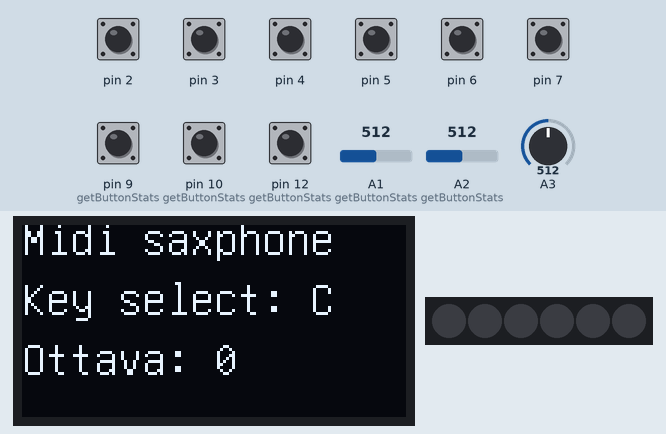
Simulated run of this sketch. Board: Arduino Uno, built with avr-gcc and run on an emulated ATmega328P. On the bench: 128×64 one-colour display, 6 RGB LEDs in strip order, left to right. The inputs (shaded band) are chosen by the test bench; at power-on: pin 2–7, pin 9 (getButtonStats), pin 10 (getButtonStats), pin 12 (getButtonStats) HIGH, A1 (getButtonStats) = 512, A2 (getButtonStats) = 512, A3 = 512. Dim RGB values are drawn brighter than linear; random numbers use the default seed unless the sketch sets one; what the sketch prints to the serial monitor is not drawn.

Above: at 1.7 s.
1.8 s: pin 2 pulled LOW for 1 s
At 1.96 s:
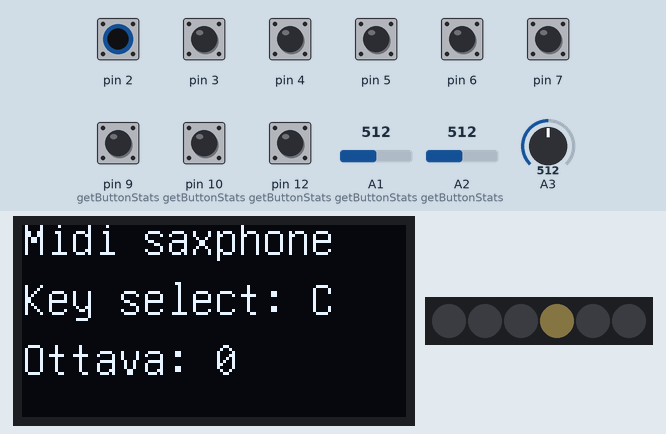
4.3 s: pin 3 pulled LOW for 1 s
At 4.45 s:
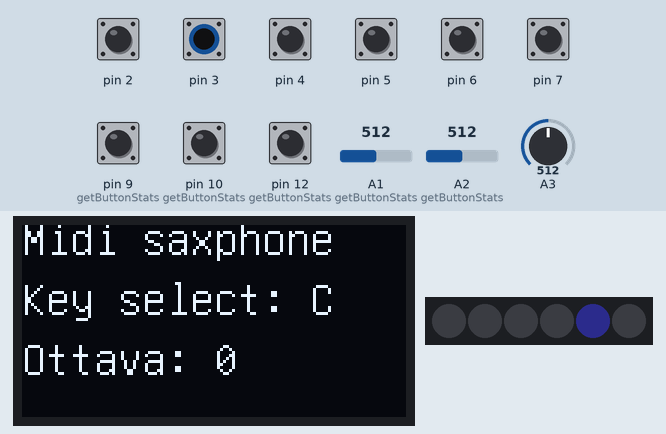
6.8 s: pin 4 pulled LOW for 0.15 s
At 6.88 s:
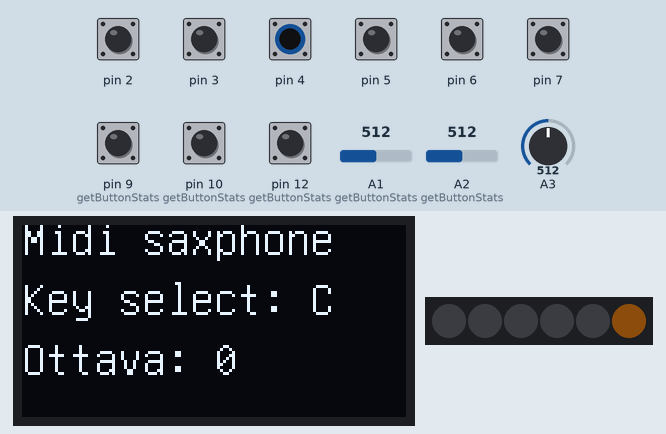
8.4 s: pin 5 pulled LOW for 1 s
At 8.55 s:
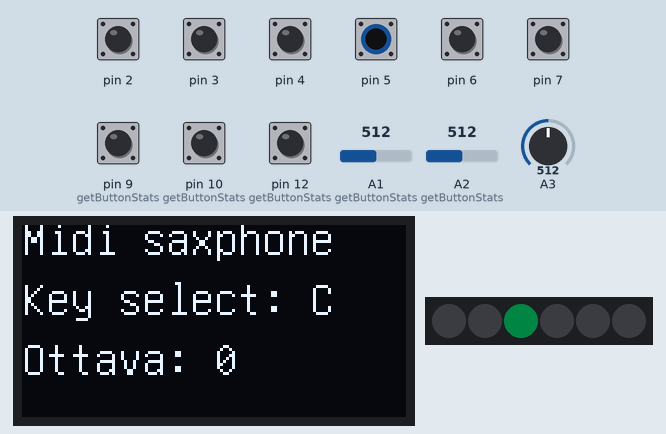
10.9 s: pin 6 pulled LOW for 1 s
At 11.35 s:
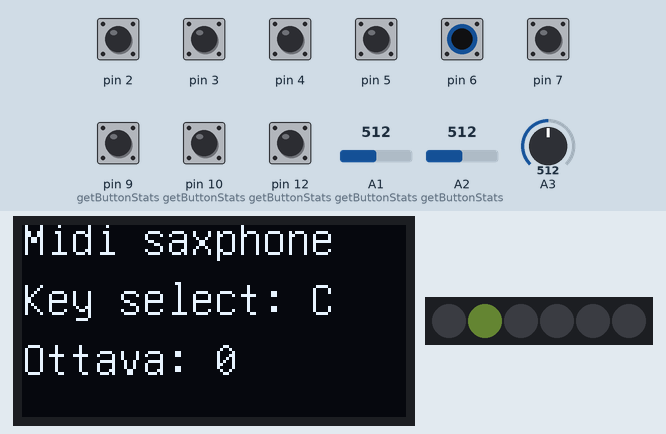
13.4 s: pin 7 pulled LOW for 0.15 s
At 13.48 s:
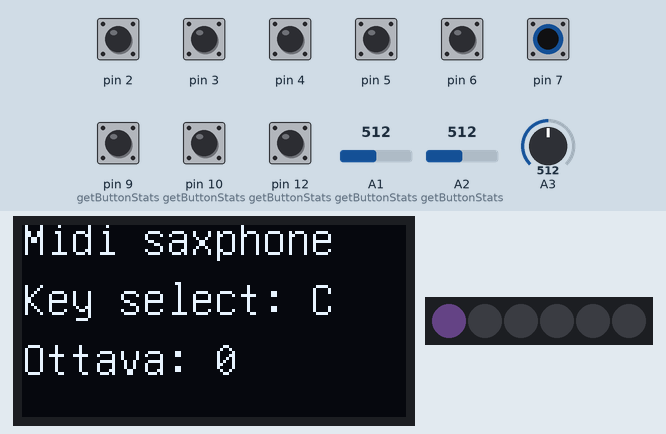
Timing chart, 0 to 16.0 s (numbered marks = the images above; inputs shaded):
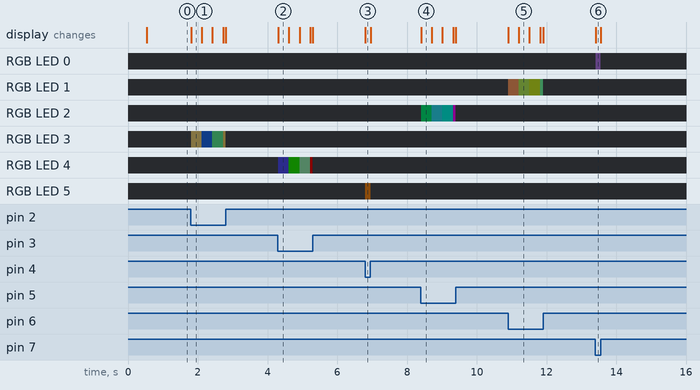

The sketch:

midi.ino
```cpp
#include <stdlib.h>
#include <Wire.h>
#include <Adafruit_NeoPixel.h>
#include <U8g2lib.h>
//OLED
//U8G2_SSD1306_128X64 u8g(U8G_I2C_OPT_NONE|U8G_I2C_OPT_DEV_0);  // I2C / TWI
U8G2_SSD1306_128X64_NONAME_1_HW_I2C u8g2(U8G2_R0, /* reset=*/ U8X8_PIN_NONE);

//WS2812 LED
#define PIXEL_PIN 8
Adafruit_NeoPixel strip = Adafruit_NeoPixel(6, PIXEL_PIN, NEO_GRB + NEO_KHZ800);

// Midi(24bit) : command | note | velocity
// velocity must be between 0 and 127, higher louder
 int velocity = 100;
 int noteON = 144;//144 = 1001 0000 in binary, note on command
 int noteOFF = 128;//128 = 1000 0000 , note off
 int afterTouch = 160;//160 = 1010 0000
 int pitchWheel = 224;//1110 0000

// note 1-6 for D2-7
 int notes[6];
 int noteStat = 0;
 int noteMidi = 0;
 int lastNoteStat = 0;
 int lastNoteMidi = 0;
 int lastVelocity = 0;
 int lastOnPlay =0;
 int onPlay = 0; //if blowing

// keySelect 0-11: C~B
 int keySelect = 0;
 int onKeySelect = 0;

// 8va 8vb
 int vavb = 0;
 boolean on8va = false;
 boolean on8vb = false;
 boolean tmp8va = false;
 boolean tmp8vb = false;
 int a6;

// flat
 int onFlat = 0;
 int onSharp = 0;

 boolean onPress = false;

//breath
 float breathLOW = 0.9;
 float breathHIGH = 3.8;
 float breath8VA = 4.5;
 float k,k2;

//pitch wheel
 int wheel;

void setup() {
  Wire.begin();
  Serial.begin(9600);

  u8g2.begin();

  //WS2812 LEDs
  strip.begin();
  strip.show();

  //  listen port 2-9
  pinMode(2,INPUT_PULLUP);
  pinMode(3,INPUT_PULLUP);
  pinMode(4,INPUT_PULLUP);
  pinMode(5,INPUT_PULLUP);
  pinMode(6,INPUT_PULLUP);
  pinMode(7,INPUT_PULLUP);
  //LED control
  pinMode(8,OUTPUT);
  //sharp,flat
  pinMode(9,INPUT_PULLUP);
  pinMode(10,INPUT_PULLUP);
  //vavb
  pinMode(11,INPUT_PULLUP);
  pinMode(12,INPUT_PULLUP);
  //key select
  pinMode(13, INPUT_PULLUP);

  //breath
  k = 127.0/(breathHIGH-breathLOW);
  k2 = 127.0/(breath8VA-breathHIGH);

  u8g2.clear();
  u8g2.clearBuffer();

  u8g2.firstPage();
  do {
  draw();
  } while( u8g2.nextPage() );
}

void loop() {
  delay(10);
  velocity = getVelocity();
  velocity = expFliter(velocity,150.0,25.0);
  //Serial.write(analogRead(A3));
  //return;
  getButtonStats();

  //note stat
  if(!digitalRead(5)){notes[0] = 1;}
  if(!digitalRead(6)){notes[1] = 1;}
  if(!digitalRead(7)){notes[2] = 1;}
  if(!digitalRead(2)){notes[3] = 1;}
  if(!digitalRead(3)){notes[4] = 1;}
  if(!digitalRead(4)){notes[5] = 1;}
  noteStat = getNoteStat(notes);
  noteMidi = getNoteMidi(noteStat,vavb,onFlat,onSharp,keySelect);

  //lights
  colorWipeRandom(50,notes,false);
  //for(int i = 0;i<6;i++) notes[i] = 1;
  //colorWipe(strip.Color(0,0,7),50,notes,false);

  if(onPlay){
    if(onKeySelect){
      // select key
      keySelect = selectKey(noteStat,onFlat);
    } else {
      if(lastOnPlay){
        if(lastNoteMidi != noteMidi){
          //last note ends but we do have a new note
          MIDImessage(noteOFF,lastNoteMidi,0);
          MIDImessage(noteON,noteMidi,75);
        } else{
          // last note still playing, but needs to send a new velocity
          //MIDImessage_ctrl(208,velocity);
          //wheel = pitchMap(analogRead(A2));
          //MIDImessage(pitchWheel,0,wheel);
          MIDImessage(afterTouch,lastNoteMidi,75);
        }
      } else{
        // new note begins, last noet ends
        MIDImessage(noteOFF,lastNoteMidi,0);
        MIDImessage(noteON,noteMidi,75);
      }
    }
  } else{
    if(lastOnPlay){
      //last note ends
      MIDImessage(noteOFF,lastNoteMidi,0);
    } else{
      //not playing,send nothing
    }
  }

  lastNoteStat = noteStat;
  lastNoteMidi = noteMidi;
  lastOnPlay = onPlay;
  lastVelocity = velocity;

  noteReset();
}
void draw(void) {
  // graphic commands to redraw the complete screen should be placed here
  u8g2.setFont(u8g_font_unifont);
  //u8g.setFont(u8g_font_osb21);
  u8g2.drawStr( 0, 10, "Midi saxphone");
  u8g2.drawStr( 0, 30, "Key select: C");
  u8g2.drawStr( 0, 50, "Ottava: 0");
}
void drawStat(int _key, int _ottava){
  u8g2.clearDisplay();
  u8g2.setFont(u8g_font_unifont);
  u8g2.drawStr( 0, 10, "Midi saxphone");
  //TODO
  u8g2.drawStr( 0, 30, "Key select: C");
  u8g2.drawStr( 0, 50, "Ottava: 0");
}
int pitchMap(int input){
  int output;
  if(input > 550){
    output = (int)((63/473*(input-550))+64);
    output = 127;
  } else if(input<490){
    output = (int)(63/490*input);
  } else output = 64;
  if(output > 127) output = 127;
  if(output < 0) output = 0;
  return output;
}
//press to velocity
int getVelocity(){
  int xgzpPin = analogRead(A3);
  float _press = xgzpPin * (5.0 / 1023.0);
  int _velocity = 0;
  _velocity = press2Velo(_press);
  return _velocity;
}
int press2Velo(float _press){
  int _velocity;
  if(_press<=breathLOW){
    _velocity = 0;
    onPlay = 0;
  }
  else if(_press<breathHIGH){
    _velocity = (int)(_press * k - k * breathLOW);
     onPlay = 1;
  }
  else {
    _velocity = 127;
    onPlay = 1;
  }
  if (_velocity <0) {_velocity = 0;onPlay = 0;}
  if (_velocity >127) _velocity = 127;
  return _velocity;
}

// helper function to enhance the velocity
//(sometimes the sensor may get a low input value, which we should magnify it depends on how we design the mouthpiece)
// a and b controls how easy we can reach the max output
int expFliter(int _velocity,float a,float b){
  _velocity = (int)(a*_velocity/(b+_velocity));
  if (_velocity <0) {_velocity = 0;onPlay = 0;}
  if (_velocity >127) _velocity = 127;
  return _velocity;
}

//send MIDI message
void MIDImessage(int command, int MIDInote, int MIDIvelocity) {
  //debug
  //Serial.println("midiINFO");
  //Serial.print(command);Serial.print(" ");Serial.print(MIDInote);Serial.print(" ");Serial.print(MIDIvelocity);delay(100);
  //return;
  Serial.write(command);//send note on or note off command
  Serial.write(MIDInote);//send pitch data
  Serial.write(MIDIvelocity);//send velocity data
}
void MIDImessage_ctrl(int command, int info){
  Serial.write(command);
  Serial.write(info);
}

//LED control
void colorWipe(uint32_t c, uint8_t wait,int* _notes,bool _hold) {
  for(uint16_t i=0; i<strip.numPixels(); i++) {
    if(_notes[i]==1) {
      if(i>2) strip.setPixelColor(i, c); else strip.setPixelColor(2-i, c); // i made a mistake on hardware connection..
    } else{
      if(i>2) strip.setPixelColor(i, strip.Color(0, 0, 0)); else strip.setPixelColor(2-i, strip.Color(0, 0, 0));
    }
  }

  strip.show();
  if(_hold) delay(wait);
}

//random color
void colorWipeRandom(uint8_t wait,int* _notes,bool _hold) {
  int g,b,r;
  for(uint16_t i=0; i<strip.numPixels(); i++) {
    if(_notes[i]==1) {
      int g = random(15);int b = random(15);int r = random(15);
      uint32_t c = strip.Color(r, g, b);
      if(i>2) strip.setPixelColor(i, c); else strip.setPixelColor(2-i, c); // i made a mistake on hardware connection..
    } else{
      if(i>2) strip.setPixelColor(i, strip.Color(0, 0, 0)); else strip.setPixelColor(2-i, strip.Color(0, 0, 0));
    }
  }
  strip.show();
  if(_hold) delay(wait);
}

//note stat
int getNoteStat(int* _notes){
  int stat = _notes[0]+2*_notes[1]+4*_notes[2]+8*_notes[3]+16*_notes[4]+32*_notes[5];
  if(stat!=31){
    stat = 0;
    for(int i=5;i>=0;i--){
      if(_notes[i]!=0) stat += notes[i]*pow(2,i);
      else break;
    }
  }

  switch(stat){
    case 31:stat=12;break; //i
    case 0 :stat=11;break; //7
    case 32:stat=9;break;  //...
    case 48:stat=7;break;
    case 56:stat=5;break;
    case 60:stat=4;break;
    case 62:stat=2;break;
    case 63:stat=0;break;  //1
    default:stat=11;
  }
  return stat;
}
//helper function
int pow(int _a,int _b){
  int _s = 1;
  for (;_b>0;_b--) _s*=_a;
  return _s;
}
int getNoteMidi(int _stat,int _vavb,int _onFlat,int _onSharp,int _keySelect){
  int stat = _stat;
  if(_onFlat) stat-=1; //if flat, 1 key lower
  if(_onSharp) stat+=1;
  stat +=60; //C4 by default
  stat += _vavb*12; //8va or 8vb
  stat += _keySelect; //which key to use
  return stat;
}
void noteReset(){
  for(int i=0;i<6;i++){notes[i]=0;}
}
int selectKey(int _stat,int _onFLat){
  if(_onFLat) _stat-=1;
  if(_stat == -1) _stat = 11;
  return _stat;
}

void getButtonStats(){
  if(!digitalRead(12)){onKeySelect = 1;} else onKeySelect = 0;
  if(!digitalRead(9)){onSharp = 1;} else onSharp = 0;
  if(!digitalRead(10)){onFlat = 1;} else onFlat = 0;
  /*if(!digitalRead(11)){
    if(!on8va){
      if(vavb<1) vavb+=1;
      on8va = true;
    }
  } else on8va = false;

  if(!digitalRead(12)){
    if(!on8vb){
      if(vavb>-1) vavb-=1;
      on8vb = true;
    }
  } else on8vb = false;*/

  int a2 = analogRead(A2);
  int a1 = analogRead(A1);
  //Serial.write(a1);
  if(a1<200){
    //if(vavb>-1 && !tmp8vb) vavb-=1;
    //tmp8vb = true;
    vavb=-1;
  } else if(a2>900){
    //if(vavb<1 && !tmp8va) vavb+=1;
    //tmp8va = true;
    vavb=1;
  } else{
    //if(vavb>-1 && tmp8va) vavb-=1;
    //if(vavb<1 && tmp8vb) vavb+=1;
    //tmp8va = false;
    //tmp8vb = false;
    vavb=0;
  }
}
```

Measured:
- after the input at 6.8 s, RGB LED 5: off → RGB(13, 7, 1) at once, → off 0.16 s later
- after the input at 13.4 s, RGB LED 0: off → RGB(6, 4, 8) at once, → off 0.15 s later
